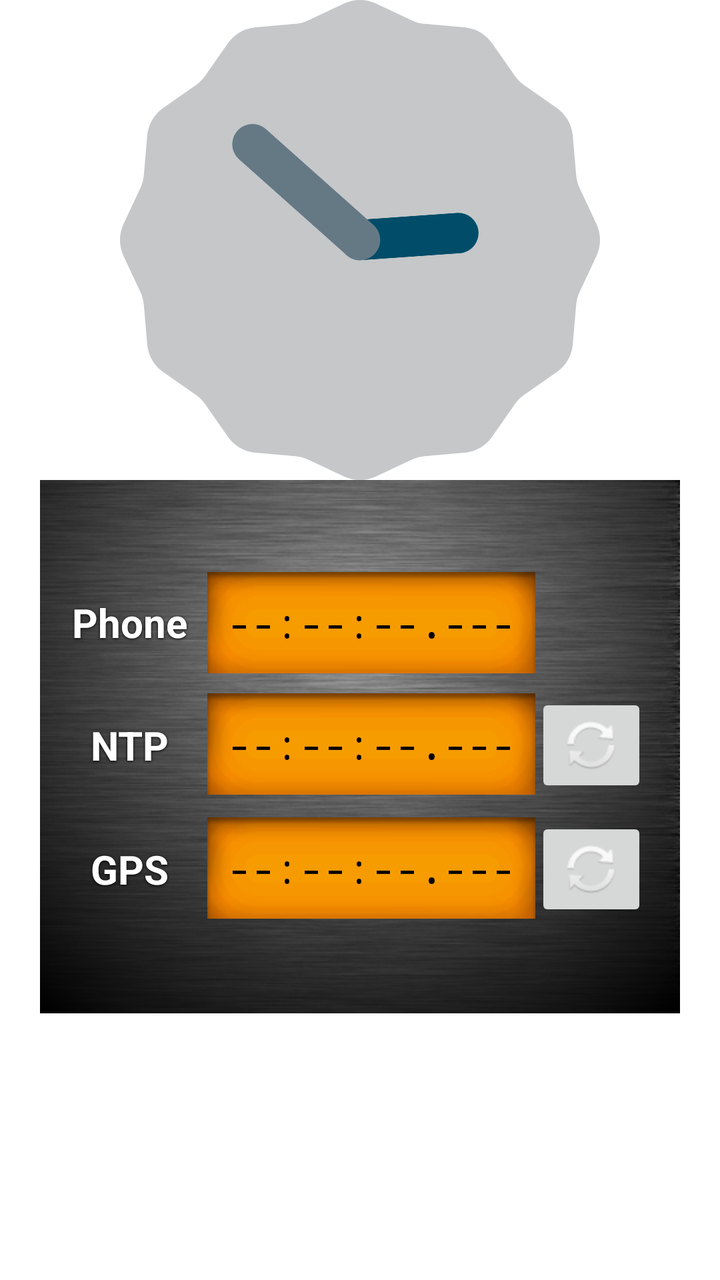
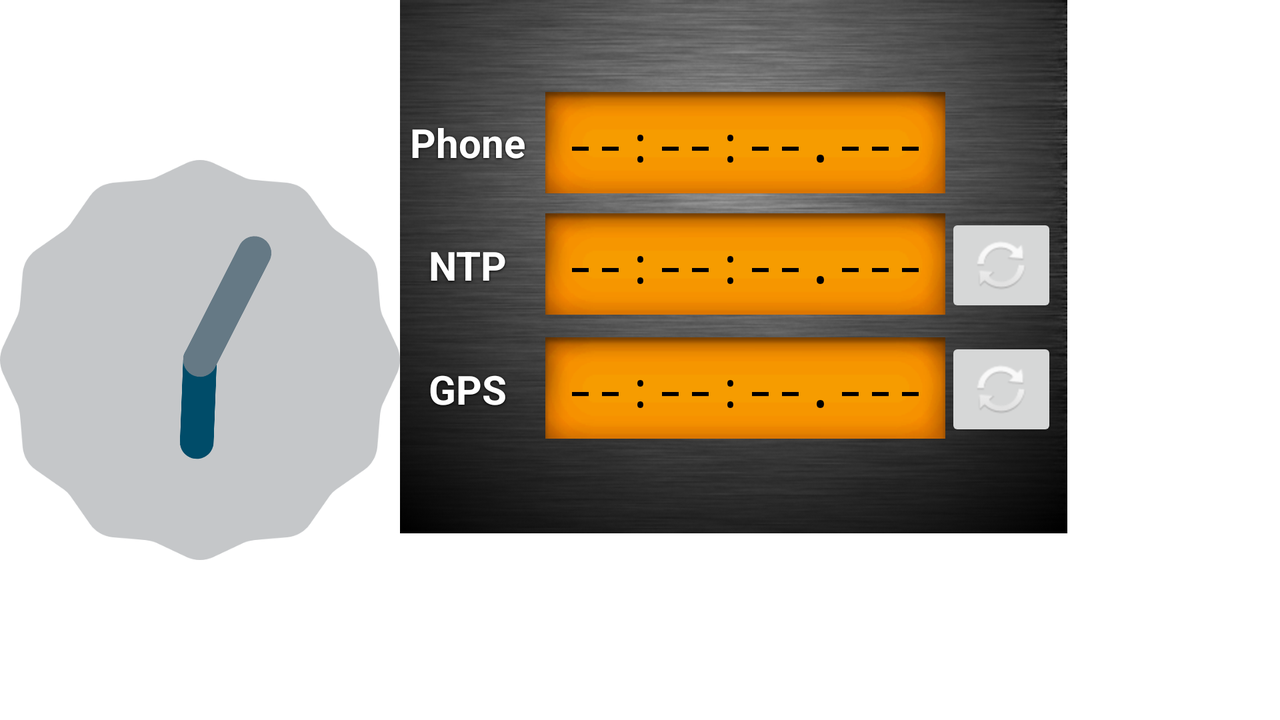

Compare how this app lays out the same screen by default and in its alternative resource folder. The renders come first, then the two layout files and the values they reference.
<!-- AndroidManifest.xml: fallback theme Theme.MaterialComponents.DayNight.NoActionBar -->
<!-- res/layout/main.xml -->
<?xml version="1.0" encoding="utf-8"?>
<LinearLayout
	xmlns:android="http://schemas.android.com/apk/res/android"
	android:layout_height="fill_parent"
	android:layout_width="fill_parent"
	android:id="@+id/LinearLayout01"
	android:orientation="vertical">
	<AnalogClock
		android:id="@+id/AnalogClock01"
		android:layout_gravity="center"
		android:layout_height="240sp"
		android:layout_width="wrap_content">
	</AnalogClock>
	<TableLayout
		android:id="@+id/TableLayout01"
		android:background="@drawable/metal_background"
		android:layout_gravity="center"
		android:gravity="center"
		android:layout_width="wrap_content"
		android:layout_height="wrap_content">
		<TableRow
			android:id="@+id/TableRow01"
			android:padding="5sp"
			android:gravity="center"
			android:layout_width="fill_parent"
			android:layout_height="wrap_content">
			<TextView
				android:id="@+id/SystemTimeLabel"
				android:text="@string/system_time_label"
				android:paddingRight="10sp"
				android:textSize="20sp"
				android:textColor="#FFFFFF"
				android:textStyle="bold"
				android:shadowColor="#000000"
				android:shadowDy="1.0"
				android:shadowRadius="3.0"
				android:gravity="center"
				android:layout_width="wrap_content"
				android:layout_height="wrap_content">
			</TextView>
			<TextView
				android:id="@+id/SystemTime"
				android:text="@string/default_time"
				android:typeface="monospace"
				android:singleLine="true"
				android:paddingLeft="10sp"
				android:paddingRight="10sp"
				android:textSize="20sp"
				android:textColor="#000000"
				android:gravity="center"
				android:background="@drawable/clock_text_background_2"
				android:layout_gravity="right"
				android:layout_width="fill_parent"
				android:layout_height="wrap_content">
			</TextView>
			<ImageButton
				android:src="@drawable/transparent_background"
				android:background="@drawable/transparent_background">
			</ImageButton>
		</TableRow>
		<TableRow
			android:id="@+id/TableRow02"
			android:padding="5sp"
			android:gravity="center"
			android:layout_width="fill_parent"
			android:layout_height="wrap_content">
			<TextView
				android:id="@+id/NTPTimeLabel"
				android:text="@string/ntp_time_label"
				android:paddingRight="10sp"
				android:textSize="20sp"
				android:textColor="#FFFFFF"
				android:textStyle="bold"
				android:shadowColor="#000000"
				android:shadowDy="1.0"
				android:shadowRadius="3.0"
				android:gravity="center"
				android:layout_width="wrap_content"
				android:layout_height="wrap_content">
			</TextView>
			<TextView
				android:id="@+id/NTPTime"
				android:text="@string/default_time"
				android:typeface="monospace"
				android:singleLine="true"
				android:paddingLeft="10sp"
				android:paddingRight="10sp"
				android:textSize="20sp"
				android:textColor="#000000"
				android:gravity="center"
				android:background="@drawable/clock_text_background_2"
				android:layout_gravity="right"
				android:layout_width="fill_parent"
				android:layout_height="wrap_content">
			</TextView>
			<ImageButton
				android:id="@+id/SyncNTP"
				android:src="@android:drawable/ic_popup_sync">
			</ImageButton>
		</TableRow>
		<TableRow
			android:id="@+id/TableRow03"
			android:padding="5sp"
			android:gravity="center"
			android:layout_width="wrap_content"
			android:layout_height="wrap_content">
			<TextView
				android:id="@+id/GPSTimeLabel"
				android:text="@string/gps_time_label"
				android:paddingRight="10sp"
				android:textSize="20sp"
				android:textColor="#FFFFFF"
				android:textStyle="bold"
				android:shadowColor="#000000"
				android:shadowDy="1.0"
				android:shadowRadius="3.0"
				android:gravity="center"
				android:layout_width="fill_parent"
				android:layout_height="wrap_content">
			</TextView>
			<TextView
				android:id="@+id/GPSTime"
				android:text="@string/default_time"
				android:typeface="monospace"
				android:singleLine="true"
				android:paddingLeft="10sp"
				android:paddingRight="10sp"
				android:textSize="20sp"
				android:textColor="#000000"
				android:gravity="center"
				android:background="@drawable/clock_text_background_2"
				android:layout_gravity="right"
				android:layout_width="fill_parent"
				android:layout_height="wrap_content">
			</TextView>
			<ImageButton
				android:id="@+id/SyncGPS"
				android:src="@android:drawable/ic_popup_sync">
			</ImageButton>
		</TableRow>
	</TableLayout>
</LinearLayout>
<!-- resources referenced by this layout -->
<resources>
  <!-- drawable clock_text_background_2: png bitmap (drawable-hdpi, 2426 bytes) -->
  <!-- drawable metal_background: png bitmap (drawable-hdpi, 64258 bytes) -->
  <!-- drawable transparent_background: png bitmap (drawable-hdpi, 177 bytes) -->
  <string name="default_time">--:--:--.---</string>
  <string name="gps_time_label">GPS</string>
  <string name="ntp_time_label">NTP</string>
  <string name="system_time_label">Phone</string>
</resources>
<!-- res/layout-land/main.xml (the author's variant of the layout above) -->
<!-- drawn on the phone turned sideways -->
<?xml version="1.0" encoding="utf-8"?>
<LinearLayout
  xmlns:android="http://schemas.android.com/apk/res/android"
  android:layout_width="fill_parent"
  android:layout_height="fill_parent"
  android:orientation="horizontal">
	<AnalogClock
		android:layout_gravity="center"
		android:layout_height="wrap_content"
		android:layout_width="200sp">
	</AnalogClock>
	<TableLayout
		android:id="@+id/TableLayout01"
		android:background="@drawable/metal_background"
		android:layout_gravity="right"
		android:gravity="center"
		android:layout_width="wrap_content"
		android:layout_height="wrap_content">
		<TableRow
			android:id="@+id/TableRow01"
			android:padding="5sp"
			android:gravity="center"
			android:layout_width="fill_parent"
			android:layout_height="wrap_content">
			<TextView
				android:id="@+id/SystemTimeLabel"
				android:text="@string/system_time_label"
				android:paddingRight="10sp"
				android:textSize="20sp"
				android:textColor="#FFFFFF"
				android:textStyle="bold"
				android:shadowColor="#000000"
				android:shadowDy="1.0"
				android:shadowRadius="3.0"
				android:gravity="center"
				android:layout_width="wrap_content"
				android:layout_height="wrap_content">
			</TextView>
			<TextView
				android:id="@+id/SystemTime"
				android:text="@string/default_time"
				android:typeface="monospace"
				android:singleLine="true"
				android:paddingLeft="10sp"
				android:paddingRight="10sp"
				android:textSize="25sp"
				android:textColor="#000000"
				android:gravity="center"
				android:background="@drawable/clock_text_background_2"
				android:layout_gravity="right"
				android:layout_width="fill_parent"
				android:layout_height="wrap_content">
			</TextView>
			<ImageButton
				android:src="@drawable/transparent_background"
				android:background="@drawable/transparent_background">
			</ImageButton>
			
		</TableRow>
		<TableRow
			android:id="@+id/TableRow02"
			android:padding="5sp"
			android:gravity="center"
			android:layout_width="fill_parent"
			android:layout_height="wrap_content">
			<TextView
				android:id="@+id/NTPTimeLabel"
				android:text="@string/ntp_time_label"
				android:paddingRight="10sp"
				android:textSize="20sp"
				android:textColor="#FFFFFF"
				android:textStyle="bold"
				android:shadowColor="#000000"
				android:shadowDy="1.0"
				android:shadowRadius="3.0"
				android:gravity="center"
				android:layout_width="wrap_content"
				android:layout_height="wrap_content">
			</TextView>
			<TextView
				android:id="@+id/NTPTime"
				android:text="@string/default_time"
				android:typeface="monospace"
				android:singleLine="true"
				android:paddingLeft="10sp"
				android:paddingRight="10sp"
				android:textSize="25sp"
				android:textColor="#000000"
				android:gravity="center"
				android:background="@drawable/clock_text_background_2"
				android:layout_gravity="right"
				android:layout_width="fill_parent"
				android:layout_height="wrap_content">
			</TextView>
			<ImageButton
				android:id="@+id/SyncNTP"
				android:src="@android:drawable/ic_popup_sync">
			</ImageButton>
		</TableRow>
		<TableRow
			android:id="@+id/TableRow03"
			android:padding="5sp"
			android:gravity="center"
			android:layout_width="wrap_content"
			android:layout_height="wrap_content">
			<TextView
				android:id="@+id/GPSTimeLabel"
				android:text="@string/gps_time_label"
				android:paddingRight="10sp"
				android:textSize="20sp"
				android:textColor="#FFFFFF"
				android:textStyle="bold"
				android:shadowColor="#000000"
				android:shadowDy="1.0"
				android:shadowRadius="3.0"
				android:gravity="center"
				android:layout_width="fill_parent"
				android:layout_height="wrap_content">
			</TextView>
			<TextView
				android:id="@+id/GPSTime"
				android:text="@string/default_time"
				android:typeface="monospace"
				android:singleLine="true"
				android:paddingLeft="10sp"
				android:paddingRight="10sp"
				android:textSize="25sp"
				android:textColor="#000000"
				android:gravity="center"
				android:background="@drawable/clock_text_background_2"
				android:layout_gravity="right"
				android:layout_width="fill_parent"
				android:layout_height="wrap_content">
			</TextView>
			<ImageButton
				android:id="@+id/SyncGPS"
				android:src="@android:drawable/ic_popup_sync">
			</ImageButton>
		</TableRow>
	</TableLayout>

</LinearLayout>
